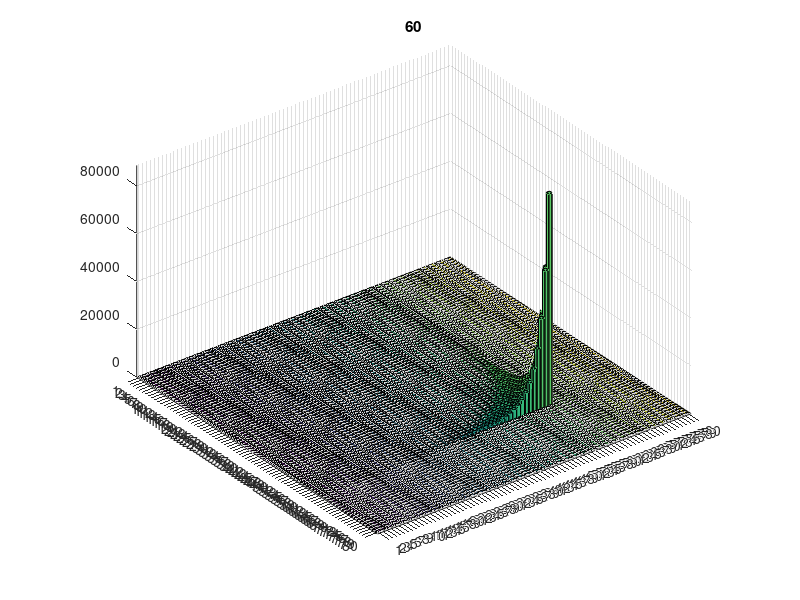

Reproduce this figure in MATLAB.
function [t,x,x_bind] = infection_RK3_lagr_eff4

%%%%%%%%%%%%%%%%%%%%%%%%%%%%%%
% states
% x(1) = target cell (#/mL)
% x(2) = BV ITR/GOI (#/mL)
% x(3) = BV rep/cap (#/mL)
% x(startI1:endI1) = infected ITR/GOI (#/mL)
% x(startI2:endI2) = infected rep/cap (#/mL)
% x(startCo:endCo) = co-infected cells (#/mL)

% eff3: added dependency of k_bind on infection age
% eff4: added binded virus balance

tic
C0=1e6; % #/mL
MOIgoi=5; 
MOIrc=5;  

Dtau=1;
age_end_inf=80;
age_viab=80;
t_plot=60;

Vgoi0=C0*MOIgoi; % #/mL
Vrc0=C0*MOIrc; % #/mL

n_bins=age_viab/Dtau;
n_bins_inf=age_end_inf/Dtau;
age_bins=Dtau:Dtau:age_viab;

% first state vector
startI1=4;
endI1=3+n_bins;
startI2=4+n_bins;
endI2=3+2*n_bins;
startCo=4+2*n_bins;
endCo=3+2*n_bins+n_bins^2-(n_bins-n_bins_inf)*(n_bins-n_bins_inf+1);

% second state vector
startB1=1;
endB1=n_bins;
startB2=1+n_bins;
endB2=2*n_bins;
% startB1Co=2*n_bins+1;
% endB1Co=2*n_bins+n_bins^2-(n_bins-n_bins_inf)*(n_bins-n_bins_inf+1);
% startB1Co=endB1Co+1;
% endB2Co=endB1Co+n_bins^2-(n_bins-n_bins_inf)*(n_bins-n_bins_inf+1);

% binding decay fitting parameters
tau0_bind=1.80;
beta_bind=0.148893;
% k_bind0=1.05776*1e-8*60;
tauE_bind=16.10;
delta_bind=0.3321;

k_bind0=1.3e-9*60; % mL/cell/h Dee and Shuler
k_endos_in=0;%0.023*60; %1/h
% k_bind=1.05e-8*60; % mL/cell/h Nielsen 2003

i=0;
ind=zeros(1,n_bins^2);
ind_sc=ind;

k_bind=ind;

% indexes co-infected cells bins and binding constant of (co-)infected cells
for i1=1:n_bins


%         n1=0.5+0.5*(tanh((current_age-tau0_bind)/.01));
%         n2=0.5+0.5*(tanh((tauE_bind-current_age)/delta_bind));
%         k_bind(i1)=k_bind0;%*((1-n1)+n1.*exp(-beta_bind*(current_age-tau0_bind))).*n2;
        
    for i2=1:n_bins


%         age_matrix(i1,i2)=max(i1,i2)*Dtau;

        if (i1-i2)^2 < n_bins_inf^2
            i=i+1;
            ind(i2+n_bins*(i1-1))=i;
%             ind_matrix(i1,i2)=i;
            ind_sc(i2+n_bins*(i1-1))=i+startCo-1;
%             ind_matrix_scaled(i1,i2)=i+startCo-1;

            current_age=max(i1,i2)*Dtau;
            n1=0.5+0.5*(tanh((current_age-tau0_bind)/.01));
            n2=0.5+0.5*(tanh((tauE_bind-current_age)/delta_bind));  
            k_bind(i2+n_bins*(i1-1))=k_bind0; %((1-n1)+n1.*exp(-beta_bind*(current_age-tau0_bind))).*n2;
        
            
        end
    end
end
k_bind=k_bind(ind>0);

% correction to reallocation when age_end_inf = age_viability
if age_end_inf == age_viab
    a=-1;
else
    a=0;
end

x0=[C0 Vgoi0 Vrc0 zeros(1,n_bins*2+n_bins^2-(n_bins-n_bins_inf)*(n_bins-n_bins_inf+1))];
x0_bind=zeros(1,endB2+1);

mu=0.028; % 1/h
k_deathT=8e-5; % 1/h
k_deathI=0.0017; % 1/h
k_degrBV=7e-3; %1/h

% initialization
t_final=100;
t0=0;
hmax = Dtau; % CFL condition % ode23 default: 0.1*(T-t0);
rtol = 1.e-3;
atol = 1.e-6;
threshold=atol/rtol;
t=t0;
x=x0;
x_bind=x0_bind;

% first step selection
[k1,k1_bind]=inf_model(t0,x0,x0_bind);
r=max(norm(k1./max(abs(x0),threshold), inf),norm(k1_bind./max(abs(x0_bind),threshold), inf));
h = 0.8*rtol^(1/3)/r;

% pre-allocate arrays
xx=zeros(10e3,length(x0));
xx_bind=zeros(10e3,length(x0_bind));
tt=zeros(10e3,1);

tt(1)=t0;
xx(1,:)=x0;
xx_bind(1,:)=x0_bind;

i=2;
sum_h=0;
nofailed=true;

while t<t_final

    % step control
    hmin = 16*eps*abs(t);
    h=max(hmin,min(h,hmax));

    if 1.1*h >= t_final - t
        h = t_final - t;
    elseif 1.1*h+sum_h >= Dtau
        h = Dtau - sum_h;
    end

    [k2, k2_bind]=inf_model(t+h/2,x+k1*h/2,x_bind+k1_bind*h/2);
    [k3, k3_bind]=inf_model(t+3*h/4,x+3*k2*h/4,x_bind+3*k2_bind*h/4);

    t_new=t+h;
    x_new=x+h*(2*k1+3*k2+4*k3)/9;
    x_bind_new=x_bind+h*(2*k1_bind+3*k2_bind+4*k3_bind)/9;

    [k4, k4_bind]=inf_model(t_new,x_new,x_bind_new);

    % estimate error
    e = h*(-5*k1 + 6*k2 + 8*k3 - 9*k4)/72;
    e_bind=h*(-5*k1_bind + 6*k2_bind + 8*k3_bind - 9*k4_bind)/72;

    err_est=max(norm(e./max(max(abs(x),abs(x_new)), threshold), inf),...
        norm(e_bind./max(max(abs(x_bind),abs(x_bind_new)), threshold), inf));

    if err_est <= rtol
        t=t_new;
        x=x_new;
        x_bind=x_bind_new;

        k1=k4;
        k1_bind=k4_bind;

        xx(i,:)=x;
        xx_bind(i,:)=x_bind;
        tt(i,:)=t;

        i=i+1;
        sum_h=sum_h+h;

        temp = 1.25*(err_est/rtol)^(1/3);
        h=h*min(5,1/temp);    
        nofailed=true;
        
        % pre-allocate further space if necessary
        if length(tt)-i<10
            tt=[tt; zeros(1e5,1)];
            xx=[xx;zeros(1e5,length(x0))];
            xx_bind=[xx_bind;zeros(1e5,length(x0_bind))];
        end

        %% age switch
        if sum_h >= Dtau
            sum_h=0;
            
            % reallocate cells and virus
            %  I1
            x(endI1)=x(endI1)+x(endI1-1);
            x(startI1+1:endI1-1)=x(startI1:endI1-2);
            x(startI1)=0;

            % reallocate virus binded to I1
            x_bind(endB1)=x_bind(endB1)+x_bind(endB1-1);
            x_bind(startB1+1:endB1-1)=x_bind(startB1:endB1-2);
            x_bind(startB1)=0;

            % reallocate I2
            x(endI2)=x(endI2)+x(endI2-1);
            x(startI2+1:endI2-1)=x(startI2:endI2-2);
            x(startI2)=0;

            % reallocate V2 binded to I2
            x_bind(endB2)=x_bind(endB2)+x_bind(endB2-1);
            x_bind(startB2+1:endB2-1)=x_bind(startB2:endB2-2);
            x_bind(startB2)=0;

            

            % reallocate co-infected cells
                i1=n_bins;
                i2=max(2,(n_bins-age_end_inf/Dtau+1)):n_bins;  % i2=2:n_bins;

                x(ind_sc(i2+n_bins*(i1-1)))=x(ind_sc(i2+n_bins*(i1-1)))+...
                    x(ind_sc(i2-1+n_bins*(i1-2)));
    
                i1=max(2,(n_bins-age_end_inf/Dtau+1)):n_bins-1; % i1=2:n_bins-1;
                i2=n_bins;

                x(ind_sc(i2+n_bins*(i1-1)))=x(ind_sc(i2+n_bins*(i1-1)))+...
                    x(ind_sc(i2-1+n_bins*(i1-2)));
            
             % reallocation
                for i2=(n_bins-1):-1:(age_end_inf/Dtau+1)
                    for i1=i2:-1:(i2-age_end_inf/Dtau+1)                   
                        x(ind_sc(i2+n_bins*(i1-1)))=...
                            x(ind_sc(i2-1+n_bins*(i1-2)));
                    end
                end
                for i1=(n_bins-1):-1:(age_end_inf/Dtau+1)
                    for i2=(i1-1):-1:(i1-age_end_inf/Dtau+1)                   
                        x(ind_sc(i2+n_bins*(i1-1)))=...
                            x(ind_sc(i2-1+n_bins*(i1-2)));
                    end
                end
                for i1=age_end_inf/Dtau+a:-1:2
                    for i2=(age_end_inf/Dtau)+a:-1:2
                        x(ind_sc(i2+n_bins*(i1-1)))=...
                            x(ind_sc(i2-1+n_bins*(i1-2)));
                    end
                end

            % empty first bin
                i1=1;
                i2=1:age_end_inf/Dtau; % i2=1:n_bins-1;
                x(ind_sc(i2+n_bins*(i1-1)))=0;

                i1=2:age_end_inf/Dtau;
                i2=1;
                x(ind_sc(i2+n_bins*(i1-1)))=0;

            [k1,k1_bind]=inf_model(t,x,x_bind);
        end

    else
      if nofailed
        nofailed = false;
        h = max(hmin, h * max(0.5, 0.8*(rtol/err_est)^(1/3)));
      
      else
        h = max(hmin, 0.5 * h);
      end
    
    end

    if h <= hmin
        warning('Step size %e too small at t = %e.\n',h,t);
        break
    end

end

x=xx(1:i-1,:);
t=tt(1:i-1);
x_bind=xx_bind(1:i-1,:);
toc
% % 
% co=x(t_plot,startCo:endCo);
co=interp1(t,x(:,startCo:endCo),t_plot);
co_plot=zeros(n_bins);
for i1=1:n_bins
    for i2=1:n_bins
        index=ind(i2+n_bins*(i1-1));
        if index >0 
            co_plot(i1,i2)=co(index);
        end
    end
end

% co=reshape(co,[n_bins,n_bins]);
bar3(co_plot)
title((t_plot))


% plot(t,x(:,2))
% bar3(x(:,startI1:endI1))
% plot(t,sum(x(:,6:end),2))

function [dxdt,dxbind_dt] = inf_model(t,x,x_bind)
    dxdt=x; % pre-allocate
    
    % species
    T=x(1);
    V1=x(2);
    V2=x(3);
    I1=x(startI1:endI1);
    I2=x(startI2:endI2);
    Co=x(startCo:endCo);

    I1_tot=sum(I1);
    I2_tot=sum(I2);
    Co_tot=sum(Co);
    C=T+I1_tot+I2_tot+Co_tot;

    %% pre-allocate all balances 
    dI1dt=zeros(1,length(I1));
    dI2dt=dI1dt;
    dxbind_dt=zeros(1,length(x_bind));
    dCodt=-k_deathI*Co;

    dxbind_dt(end)=-k_deathI*x_bind(end);

    %% infection of uninfected cells
    bind1=k_bind0*T*V1; % V1 infection rate counter
    bind2=k_bind0*T*V2; % V2 infection rate counter

    dxdt(1)=mu*T-k_deathT*T-(bind1+bind2); % target cells balance

    dI1dt(1)=dI1dt(1)+bind1; % infected cells balance
    dI2dt(1)=dI2dt(1)+bind2; % infected cells balance

    dxbind_dt(1)=dxbind_dt(1)+bind1; % binded virus added to binded virus balance of infected cells of first age bin
    dxbind_dt(startB2)=dxbind_dt(startB2)+bind2; % binded virus added to binded virus balance of infected cells of first age bin
    
    %% infection and death of infected cells
    for j = 1:n_bins_inf
        % death
        deathI1=k_deathI*I1(j);
        deathI2=k_deathI*I2(j);
        dI1dt(j)=dI1dt(j)-deathI1;
        dI2dt(j)=dI2dt(j)-deathI2;

        dxbind_dt(j)=dxbind_dt(j)-k_endos_in*x_bind(j)-k_deathI*x_bind(j);
        dxbind_dt(startB2+j-1)=dxbind_dt(startB2+j-1)-k_endos_in*x_bind(startB2+j-1)-...
            k_deathI*x_bind(startB2+j-1); 

        % co-infection: virus of a different type enters infected cell
        kv1=k_bind(j)*V1;
        kv2=k_bind(j)*V2;

        v1_new=I2(j)*kv1; % virus 1 entering I2
        v2_new=I1(j)*kv2; % virus 2 entering I1

        dI1dt(j)=dI1dt(j)-v2_new;  % remove new co-infected cells from I1 bal
        dI2dt(j)=dI2dt(j)-v1_new;  % remove new co-infected cells from I2 bal

        dCodt(ind(1+n_bins*(j-1)))=dCodt(ind(1+n_bins*(j-1)))+... % add new co-infected cells
            v2_new;
        dCodt(j)=dCodt(j)+v1_new; % add new co-infected cells

        dxbind_dt(end)=dxbind_dt(end)+v1_new+v2_new; % add virus binded to new co-infectd cells 

        bind1=bind1+v1_new; % update counters of binded virus
        bind2=bind2+v2_new; % update counters of binded virus

        v1_toCo=kv2*x_bind(j); % virus 1 binded to I1 moving to co-infected cells
        v2_toCo=kv1*x_bind(startB2+j-1); % virus 2 binded to I2 moving to co-infected cells

        dxbind_dt(j)=dxbind_dt(j)-v1_toCo; % move binded virus from infected to new co-infected cells
        dxbind_dt(startB2+j-1)=dxbind_dt(startB2+j-1)-v2_toCo;   
        dxbind_dt(end)=dxbind_dt(end)+v1_toCo+v2_toCo; 

        % virus of the same type enters infected cell
        I1_uptake=k_bind(j)*I1(j)*V1;
        I2_uptake=k_bind(j)*I2(j)*V2;
        
        dxbind_dt(j)=dxbind_dt(j)+I1_uptake;
        dxbind_dt(startB2+j-1)=dxbind_dt(startB2+j-1)+I2_uptake;
    
        bind1=bind1+I1_uptake;
        bind2=bind2+I2_uptake;
    
    end
    for j = n_bins_inf+1:n_bins
        deathI1=k_deathI*I1(j);
        deathI2=k_deathI*I2(j);

        dI1dt(j)=dI1dt(j)-deathI1;
        dI2dt(j)=dI2dt(j)-deathI2;

        dxbind_dt(j)=dxbind_dt(j)-k_endos_in*x_bind(j)-k_deathI*x_bind(j);
        dxbind_dt(startB2+j-1)=dxbind_dt(startB2+j-1)-k_endos_in*x_bind(startB2+j-1)-...
            k_deathI*x_bind(startB2+j-1);
    end

    %% co-infected cells balance
    
    % virus entering already co-infected cells
    Co_uptake=sum(k_bind.*Co);

    dxbind_dt(end)=dxbind_dt(end)+Co_uptake*(V1+V2);
    
    bind1=bind1+Co_uptake*V1;
    bind2=bind2+Co_uptake*V2;

    %% virions balance
    dxdt(2)=-bind1-k_degrBV*V1; % BV ITR/GOI (#/mL) 
    dxdt(3)=-bind2-k_degrBV*V2; % BV rep/cap (#/mL) 
    
    %% put together derivatives vector
    dxdt(4:end)=[dI1dt dI2dt dCodt];

end


end